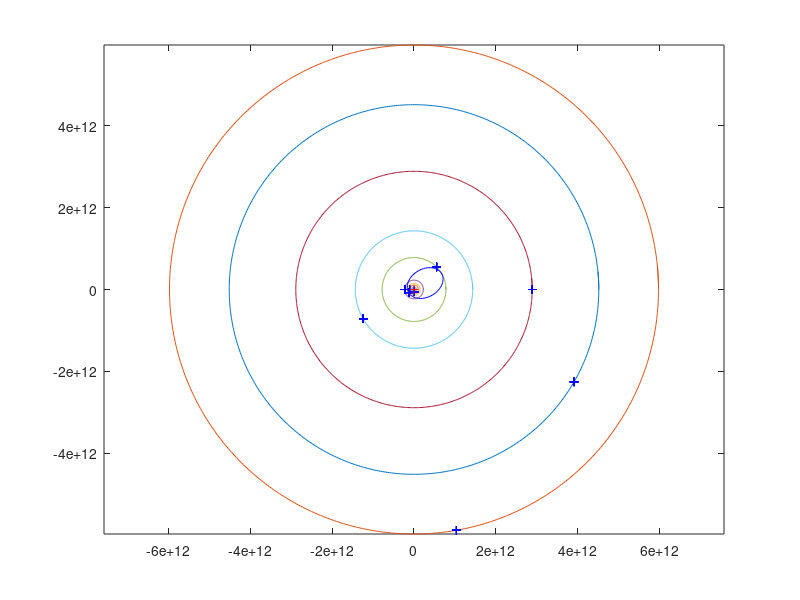

Write the MATLAB code that produced this figure. (Note: this script raises an error after producing the figure.)
clear all;

% data of the planets, from sun outwards
r_position= [58 108 150 228 779 1432 2884 4509 5966]* 10^9; %  [meter]
goaroundtime = [7.6 19.4 31.6 59.4 374.6 935 2672 5223 7817]* 10^6; %  [second]
phi = [280 180 210 180 45 210 0 330 280]/180*pi; % on the 21th April 2012 [rad]

omega = 2*pi./goaroundtime; % in [1/s]

[n m] = size(phi);

%% 
% plot the positions of the planets and the sun
plot(r_position.*cos(phi),r_position.*sin(phi),'.b',0,0,'+r');
    
hold on;

% to plot some circles around the planets
angle = 0:.01:2*pi+.1;
xy = [cos(angle)' sin(angle)'];

for k=1:m
   
    plot(r_position(k)*xy(:,1),r_position(k)*xy(:,2));
    
end

axis equal

for k=1:10:200
    
    plot(r_position.*cos(phi + omega*k),r_position.*sin(phi + omega*k),'+b');
    
    pause(.1);
    
end

%%

%plot some ellipses around a starting planet

planet_start = 3;
planet_end = 5;

plot(0,0,'+r');
hold on;

plot(r_position(planet_start).*cos(phi(planet_start)),r_position(planet_start).*sin(phi(planet_start)),'.b');
plot(r_position(planet_end).*cos(phi(planet_end)),r_position(planet_end).*sin(phi(planet_end)),'.b');
plot(r_position(7).*cos(phi(7)),r_position(7).*sin(phi(7)),'.b');

estart = (r_position(planet_end) - r_position(planet_start))/(r_position(planet_end) + r_position(planet_start));
    
 
    kk=0:.1:2*pi+.1;
    
%     r = r_position(planet_start)./(1-k).*(1-k^2)./(1 + k.*cos(kk));
    a = (r_position(planet_start)+r_position(planet_end))/2;
    %e = r_position(planet_start);
    %b = ((1 - estart^2)*a^2)^.5;
    
    rend = r_position(planet_end);
    
    mu = 1;
    
    for p=1:20
        
          %plot_ellipse(kk, r_position(planet_start),r_position(planet_end));
        
        e = (rend - r_position(planet_start))/(rend + r_position(planet_start));
        a = (r_position(planet_start)+rend)/2;
        b = ((1 - e^2)*a^2)^.5;
        
        angle = acos(a*(1-e^2)/r_position(planet_end) -1)
        v = (1.3*10^20*(2/r_position(planet_end) - 1/a))^.5
        
        
        
        plot( a.* cos(kk)*cos(phi(planet_start)) - b*sin(kk)*sin(phi(planet_start))  - cos(phi(planet_start))*(a-r_position(planet_start)) , ... %
              a.* cos(kk)*sin(phi(planet_start)) + b.*sin(kk)*cos(phi(planet_start)) - sin(phi(planet_start))*(a-r_position(planet_start)),'b');   
        rend = rend + 10^11;
        

        plot_ellipse(kk, r_position(planet_end), r_position(7));
        
    end
    


angle = 0:.01:2*pi+.1;
xy = [cos(angle)' sin(angle)'];

for k=3:2:7
   
    plot(r_position(k)*xy(:,1),r_position(k)*xy(:,2),'r');
    
end

axis equal

